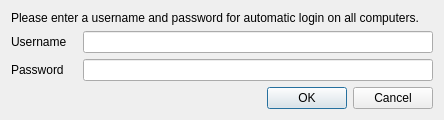
<?xml version="1.0" encoding="UTF-8"?>
<ui version="4.0">
 <class>UserLoginDialog</class>
 <widget class="QDialog" name="UserLoginDialog">
  <property name="windowTitle">
   <string>User login</string>
  </property>
  <property name="windowIcon">
   <iconset resource="usersessioncontrol.qrc">
    <normaloff>:/usersessioncontrol/login-user.png</normaloff>:/usersessioncontrol/login-user.png</iconset>
  </property>
  <layout class="QVBoxLayout" name="verticalLayout">
   <item>
    <widget class="QLabel" name="label">
     <property name="text">
      <string>Please enter a username and password for automatic login on all computers.</string>
     </property>
     <property name="wordWrap">
      <bool>true</bool>
     </property>
    </widget>
   </item>
   <item>
    <layout class="QGridLayout" name="gridLayout">
     <property name="horizontalSpacing">
      <number>16</number>
     </property>
     <item row="0" column="0">
      <widget class="QLabel" name="label_2">
       <property name="text">
        <string>Username</string>
       </property>
      </widget>
     </item>
     <item row="0" column="1">
      <widget class="QLineEdit" name="username">
       <property name="minimumSize">
        <size>
         <width>350</width>
         <height>0</height>
        </size>
       </property>
      </widget>
     </item>
     <item row="1" column="0">
      <widget class="QLabel" name="label_3">
       <property name="text">
        <string>Password</string>
       </property>
      </widget>
     </item>
     <item row="1" column="1">
      <widget class="QLineEdit" name="password">
       <property name="echoMode">
        <enum>QLineEdit::Password</enum>
       </property>
      </widget>
     </item>
    </layout>
   </item>
   <item>
    <widget class="QDialogButtonBox" name="buttonBox">
     <property name="standardButtons">
      <set>QDialogButtonBox::Cancel|QDialogButtonBox::Ok</set>
     </property>
    </widget>
   </item>
  </layout>
 </widget>
 <resources>
  <include location="usersessioncontrol.qrc"/>
 </resources>
 <connections>
  <connection>
   <sender>buttonBox</sender>
   <signal>accepted()</signal>
   <receiver>UserLoginDialog</receiver>
   <slot>accept()</slot>
   <hints>
    <hint type="sourcelabel">
     <x>206</x>
     <y>137</y>
    </hint>
    <hint type="destinationlabel">
     <x>169</x>
     <y>79</y>
    </hint>
   </hints>
  </connection>
  <connection>
   <sender>buttonBox</sender>
   <signal>rejected()</signal>
   <receiver>UserLoginDialog</receiver>
   <slot>reject()</slot>
   <hints>
    <hint type="sourcelabel">
     <x>206</x>
     <y>137</y>
    </hint>
    <hint type="destinationlabel">
     <x>169</x>
     <y>79</y>
    </hint>
   </hints>
  </connection>
  <connection>
   <sender>password</sender>
   <signal>textChanged(QString)</signal>
   <receiver>UserLoginDialog</receiver>
   <slot>updateOkButton()</slot>
   <hints>
    <hint type="sourcelabel">
     <x>204</x>
     <y>107</y>
    </hint>
    <hint type="destinationlabel">
     <x>169</x>
     <y>78</y>
    </hint>
   </hints>
  </connection>
  <connection>
   <sender>username</sender>
   <signal>textChanged(QString)</signal>
   <receiver>UserLoginDialog</receiver>
   <slot>updateOkButton()</slot>
   <hints>
    <hint type="sourcelabel">
     <x>204</x>
     <y>76</y>
    </hint>
    <hint type="destinationlabel">
     <x>169</x>
     <y>78</y>
    </hint>
   </hints>
  </connection>
 </connections>
 <slots>
  <slot>updateOkButton()</slot>
 </slots>
</ui>
